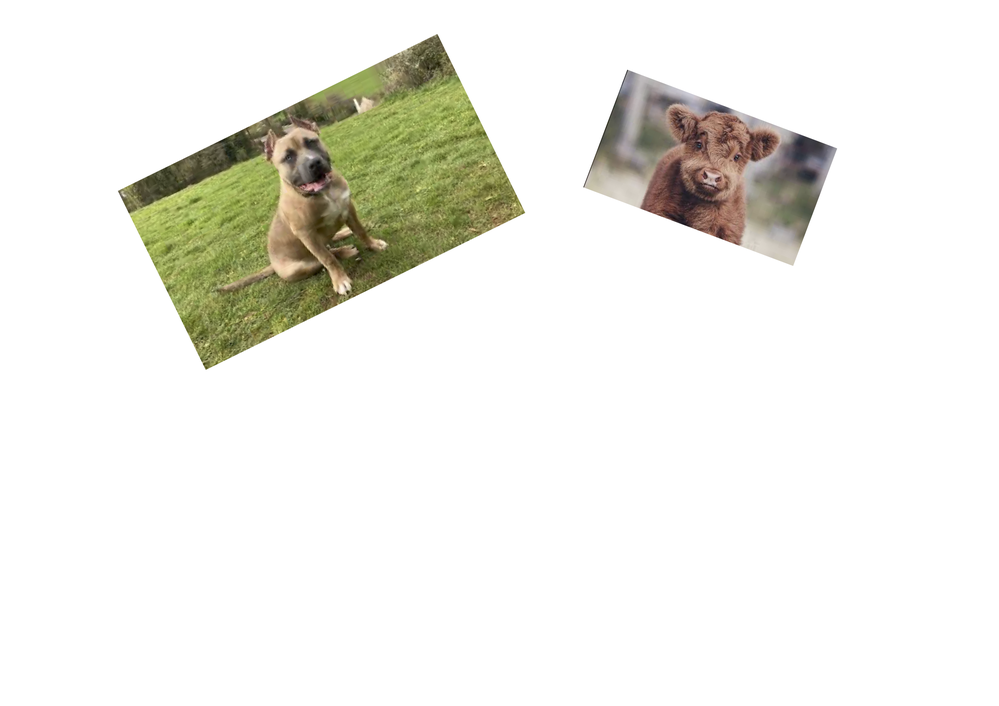
#> input picture python_files/detect_rotated_images/sample_tilted.png, 999 x 706 px, shrunk from 3508 x 2479 before the run
$ python main.py
#> lines starting #> are read from the running program, lines starting #| are printed output that depends on the picture; after the words box and inside, x2 and y2 are one past the last pixel; in counts of white or black regions, pixels touching at a corner belong together
import cv2
import numpy as np

# Read the image (replace 'your_image.png' with the actual file path)
image = cv2.imread('sample_tilted.png')
#> image is the input picture: shape (706, 999, 3); mean B, G, R 231.9, 238, 238.4

# Convert to grayscale
gray = cv2.cvtColor(image, cv2.COLOR_BGR2GRAY)
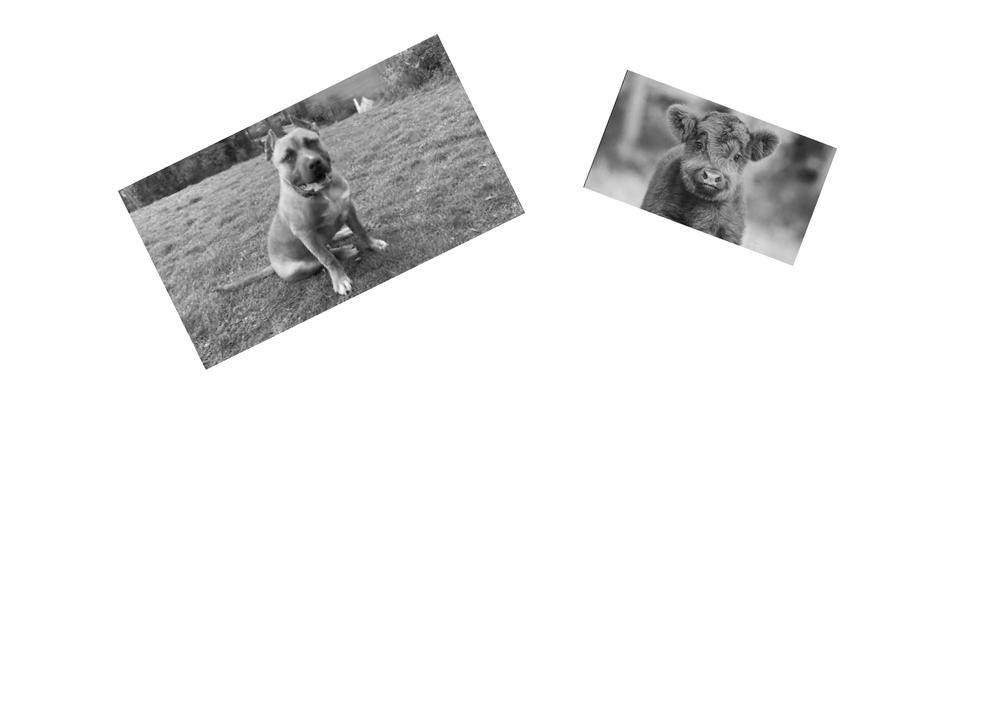
#> gray: shape (706, 999); min 3, max 255, mean 237.4

# Apply Canny edge detector or other preprocessing techniques
edges = cv2.Canny(gray, 50, 150, apertureSize=3)
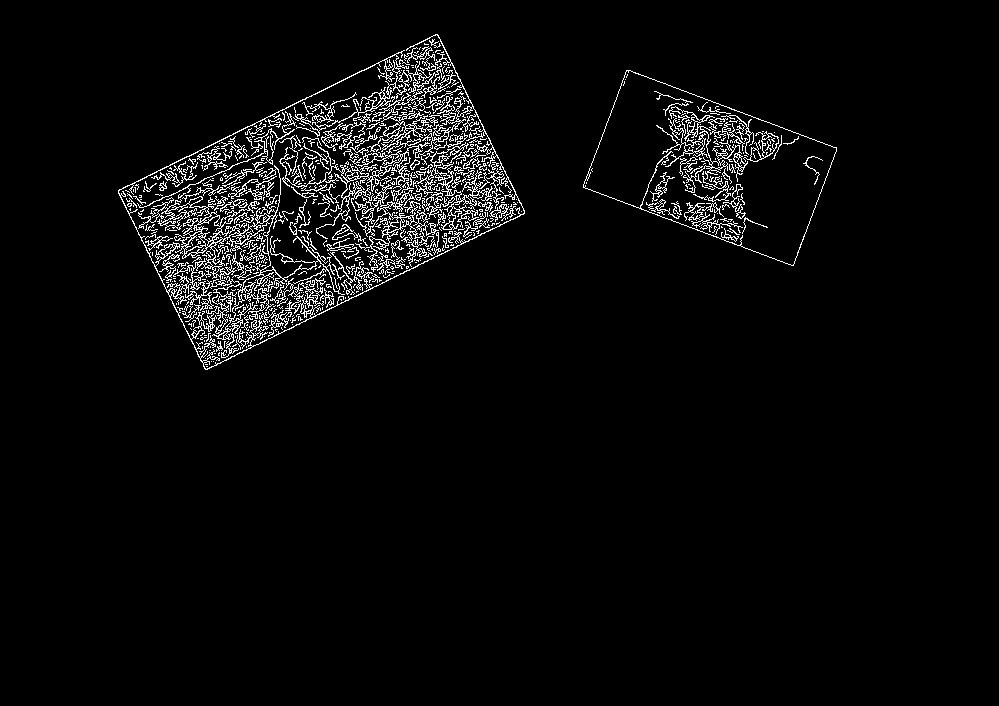
#> edges: shape (706, 999); 3.8% white in thin lines or dots, all inside (x1, y1, x2, y2) = (118, 34, 837, 370)

# Find contours
contours, _ = cv2.findContours(edges, cv2.RETR_EXTERNAL, cv2.CHAIN_APPROX_SIMPLE)
#> contours = 413 contours, 364 with area under 20; largest, box (x1, y1, x2, y2) and area: (583, 70, 837, 266) 28156, (138, 165, 345, 358) 3108, (118, 34, 525, 370) 2980, (355, 182, 455, 267) 1137, (413, 142, 493, 230) 692

print("Number of contours:", len(contours))
#| Number of contours: 413
for contour in contours:
    area = cv2.contourArea(contour)
    print("Contour Area:", area)
#> this loop made 413 passes
#> area on passes 45, 54: 79, 34.5
#| Contour Area: 0.0
#| Contour Area: 0.0
#| Contour Area: 0.0
#| Contour Area: 0.0
#| Contour Area: 0.0
#| Contour Area: 0.0
#| Contour Area: 1.5
#| Contour Area: 0.0
#> (further printed lines are left out)


# List to store images of detected cropped pictures
detected_cropped_pictures = []

# Set a threshold for the area of the contour to filter small objects
area_threshold = 500  # Adjust as needed

# Iterate through contours
for contour in contours:
    # Calculate the area of the contour
    area = cv2.contourArea(contour)

    # Check if the contour area is above the threshold
    if area > area_threshold:
        # Extract the bounding rectangle
        x, y, w, h = cv2.boundingRect(contour)

        # Draw a rectangle around the detected object
        cv2.rectangle(image, (x, y), (x + w, y + h), (0, 255, 0), 2)

        # Extract the region of interest (cropped picture)
        cropped_picture = image[y:y + h, x:x + w]

        # Save the detected cropped picture image
        detected_cropped_pictures.append(cropped_picture)
#> this loop made 413 passes
#> (area, x, y, w, h) on passes 259, 289, 332, 333, 393, 413: (1137, 355, 182, 100, 85), (3108, 138, 165, 207, 193), (692, 413, 142, 80, 88), (641.5, 279, 142, 113, 97), (28155.5, 583, 70, 254, 196), (2980.5, 118, 34, 407, 336)
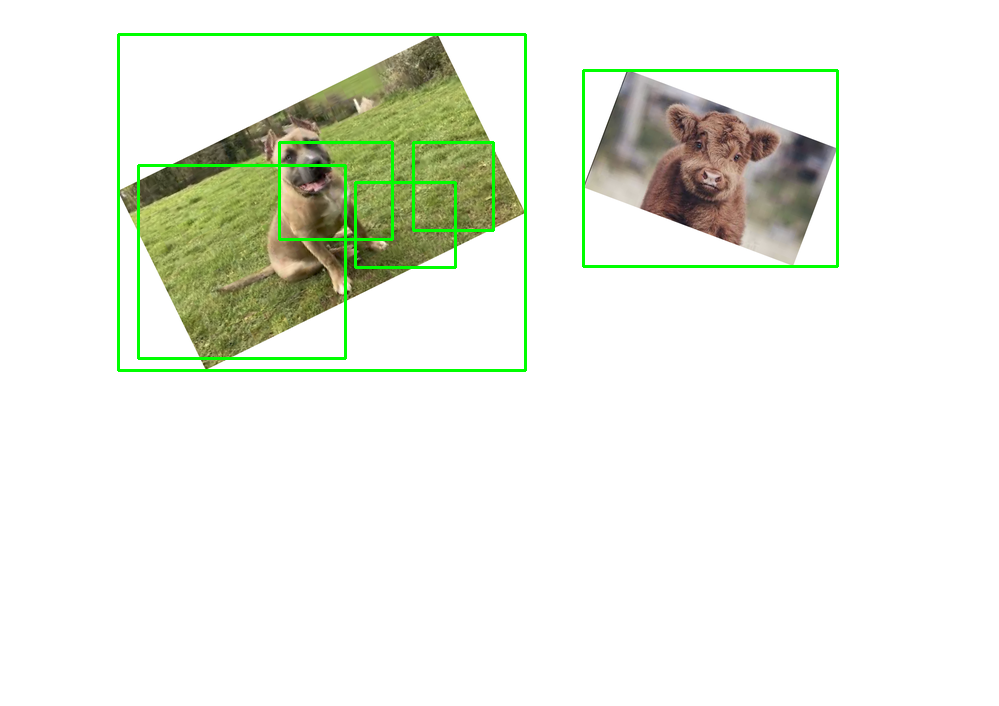
#> image: shape (706, 999, 3); 1.82% of pixels changed, all inside (x1, y1, x2, y2) = (117, 33, 839, 372)
#> after the loop, detected_cropped_pictures = 6 items

# Display the result with bounding rectangles
cv2.imshow('Detected Cropped Pictures', image)
cv2.waitKey(0)
cv2.destroyAllWindows()
